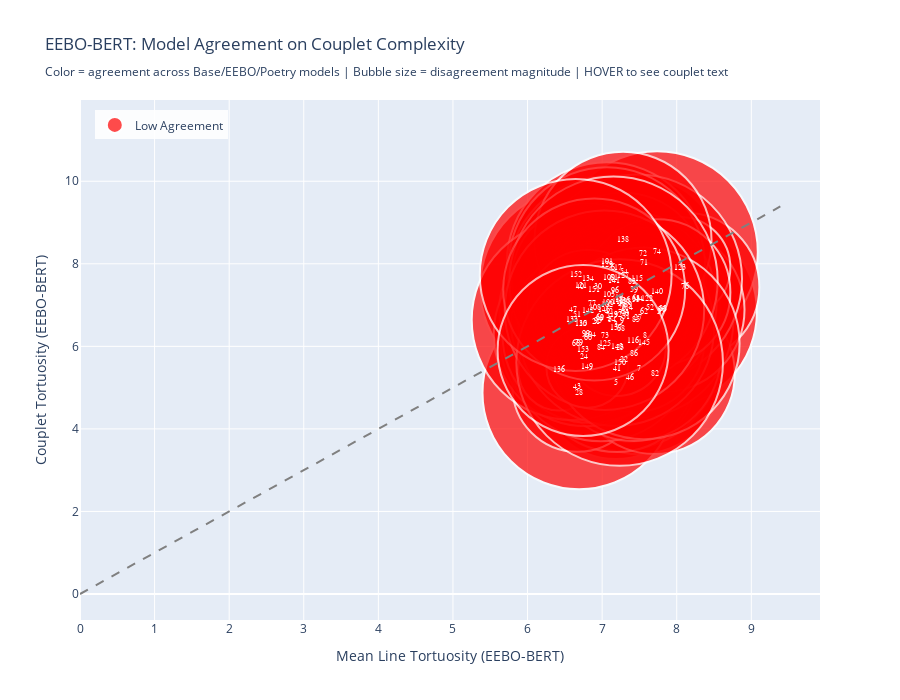

Notebook code cell kept with this figure:
### Code cell
# Option 2: Model Agreement Visualization
# Show which sonnets all models agree/disagree on WITH COUPLET TEXT

# Merge data from all three models
merged = results['base_layer3'][['sonnet', 'semantic_tortuosity', 'couplet_tortuosity']].copy()
merged.columns = ['sonnet', 'base_mean', 'base_couplet']

eebo_temp = results['eebo_semantic'][['sonnet', 'mean_line_tortuosity', 'couplet_tortuosity']].copy()
eebo_temp.columns = ['sonnet', 'eebo_mean', 'eebo_couplet']
merged = merged.merge(eebo_temp, on='sonnet')

poetry_temp = results['poetry_semantic'][['sonnet', 'mean_line_tortuosity', 'couplet_tortuosity']].copy()
poetry_temp.columns = ['sonnet', 'poetry_mean', 'poetry_couplet']
merged = merged.merge(poetry_temp, on='sonnet')

# Calculate couplet ratios for each model
merged['base_ratio'] = merged['base_couplet'] / merged['base_mean']
merged['eebo_ratio'] = merged['eebo_couplet'] / merged['eebo_mean']
merged['poetry_ratio'] = merged['poetry_couplet'] / merged['poetry_mean']

# Calculate standard deviation across models (disagreement measure)
merged['ratio_std'] = merged[['base_ratio', 'eebo_ratio', 'poetry_ratio']].std(axis=1)
merged['ratio_mean'] = merged[['base_ratio', 'eebo_ratio', 'poetry_ratio']].mean(axis=1)

# Add couplet text
merged['couplet_text'] = merged['sonnet'].apply(lambda x: couplet_lookup.get(x, "Not available"))

# Categorize by agreement level
merged['agreement'] = pd.cut(merged['ratio_std'], 
                             bins=[0, 0.05, 0.1, 1.0], 
                             labels=['High Agreement', 'Medium Agreement', 'Low Agreement'])

fig = go.Figure()

# Color by agreement level
agreement_colors = {
    'High Agreement': 'rgb(0, 176, 80)',      # Green
    'Medium Agreement': 'rgb(255, 192, 0)',   # Yellow/Orange  
    'Low Agreement': 'rgb(255, 0, 0)'        # Red
}

for agreement_level in ['High Agreement', 'Medium Agreement', 'Low Agreement']:
    group_data = merged[merged['agreement'] == agreement_level]
    
    fig.add_trace(go.Scatter(
        x=group_data['eebo_mean'],
        y=group_data['eebo_couplet'],
        mode='markers+text',
        marker=dict(
            size=group_data['ratio_std'] * 200 + 10,  # Size = disagreement
            color=agreement_colors[agreement_level],
            opacity=0.7,
            line=dict(width=2, color='white')
        ),
        text=group_data['sonnet'],
        textposition='middle center',
        textfont=dict(size=8, color='white', family='Arial Black'),
        name=agreement_level,
        hovertemplate='<b>Sonnet %{text}</b><br>' +
                      '<i>%{customdata[2]}</i><br><br>' +  # Couplet text
                      'Mean Line: %{x:.3f}<br>' +
                      'Couplet: %{y:.3f}<br>' +
                      'Model StdDev: %{customdata[0]:.3f}<br>' +
                      'Avg Ratio: %{customdata[1]:.3f}<br>' +
                      '<b>Ratios:</b> Base=%{customdata[3]:.2f}, EEBO=%{customdata[4]:.2f}, Poetry=%{customdata[5]:.2f}' +
                      '<extra></extra>',
        customdata=group_data[['ratio_std', 'ratio_mean', 'couplet_text', 'base_ratio', 'eebo_ratio', 'poetry_ratio']].values
    ))

# Add diagonal
max_val = max(merged['eebo_mean'].max(), merged['eebo_couplet'].max())
fig.add_trace(go.Scatter(
    x=[0, max_val],
    y=[0, max_val],
    mode='lines',
    line=dict(color='gray', dash='dash', width=2),
    showlegend=False,
    hoverinfo='skip'
))

fig.update_layout(
    title='EEBO-BERT: Model Agreement on Couplet Complexity<br>' +
          '<sub>Color = agreement across Base/EEBO/Poetry models | Bubble size = disagreement magnitude | HOVER to see couplet text</sub>',
    xaxis_title='Mean Line Tortuosity (EEBO-BERT)',
    yaxis_title='Couplet Tortuosity (EEBO-BERT)',
    height=700,
    width=900,
    hovermode='closest',
    legend=dict(x=0.02, y=0.98, bgcolor='rgba(255,255,255,0.9)')
)

fig.show()

# Print interesting cases WITH COUPLET TEXT
print("\n" + "="*80)
print("MODEL AGREEMENT ANALYSIS")
print("="*80)
print(f"\nHigh agreement sonnets: {len(merged[merged['agreement'] == 'High Agreement'])}")
print(f"Medium agreement sonnets: {len(merged[merged['agreement'] == 'Medium Agreement'])}")
print(f"Low agreement sonnets: {len(merged[merged['agreement'] == 'Low Agreement'])}")

print("\n" + "="*80)
print("MOST CONTROVERSIAL COUPLETS (models disagree most)")
print("="*80)
top_disagreement = merged.nlargest(10, 'ratio_std')[['sonnet', 'ratio_std', 'base_ratio', 'eebo_ratio', 'poetry_ratio', 'couplet_text']]
for idx, row in top_disagreement.iterrows():
    # Remove HTML line breaks and display nicely
    couplet_lines = row['couplet_text'].replace('<br>', '\n        ')
    print(f"\n  Sonnet {row['sonnet']:3d}: StdDev={row['ratio_std']:.3f}")
    print(f"    Ratios: Base={row['base_ratio']:.2f} EEBO={row['eebo_ratio']:.2f} Poetry={row['poetry_ratio']:.2f}")
    print(f"    Couplet:")
    print(f"        {couplet_lines}")

print("\n" + "="*80)
print("MOST AGREED-UPON COUPLETS (models consensus)")
print("="*80)
low_disagreement = merged.nsmallest(10, 'ratio_std')[['sonnet', 'ratio_std', 'base_ratio', 'eebo_ratio', 'poetry_ratio', 'couplet_text']]
for idx, row in low_disagreement.iterrows():
    couplet_lines = row['couplet_text'].replace('<br>', '\n        ')
    print(f"\n  Sonnet {row['sonnet']:3d}: StdDev={row['ratio_std']:.3f}")
    print(f"    Ratios: Base={row['base_ratio']:.2f} EEBO={row['eebo_ratio']:.2f} Poetry={row['poetry_ratio']:.2f}")
    print(f"    Couplet:")
    print(f"        {couplet_lines}")

### Figure 1 — Plotly figure (JSON) as saved in the notebook; plotly's stock layout.template omitted (floating-point values rounded to 4 significant figures; data arrays with more than 128 entries replaced by an {"elided": "..."} marker saying what was removed)
{"data": [{"customdata": [], "hovertemplate": "<b>Sonnet %{text}</b><br><i>%{customdata[2]}</i><br><br>Mean Line: %{x:.3f}<br>Couplet: %{y:.3f}<br>Model StdDev: %{customdata[0]:.3f}<br>Avg Ratio: %{customdata[1]:.3f}<br><b>Ratios:</b> Base=%{customdata[3]:.2f}, EEBO=%{customdata[4]:.2f}, Poetry=%{customdata[5]:.2f}<extra></extra>", "marker": {"color": "rgb(0, 176, 80)", "line": {"color": "white", "width": 2}, "opacity": 0.7, "size": []}, "mode": "markers+text", "name": "High Agreement", "text": [], "textfont": {"color": "white", "family": "Arial Black", "size": 8}, "textposition": "middle center", "type": "scatter", "x": [], "y": []}, {"customdata": [], "hovertemplate": "<b>Sonnet %{text}</b><br><i>%{customdata[2]}</i><br><br>Mean Line: %{x:.3f}<br>Couplet: %{y:.3f}<br>Model StdDev: %{customdata[0]:.3f}<br>Avg Ratio: %{customdata[1]:.3f}<br><b>Ratios:</b> Base=%{customdata[3]:.2f}, EEBO=%{customdata[4]:.2f}, Poetry=%{customdata[5]:.2f}<extra></extra>", "marker": {"color": "rgb(255, 192, 0)", "line": {"color": "white", "width": 2}, "opacity": 0.7, "size": []}, "mode": "markers+text", "name": "Medium Agreement", "text": [], "textfont": {"color": "white", "family": "Arial Black", "size": 8}, "textposition": "middle center", "type": "scatter", "x": [], "y": []}, {"customdata": {"elided": "102x6 mixed values"}, "hovertemplate": "<b>Sonnet %{text}</b><br><i>%{customdata[2]}</i><br><br>Mean Line: %{x:.3f}<br>Couplet: %{y:.3f}<br>Model StdDev: %{customdata[0]:.3f}<br>Avg Ratio: %{customdata[1]:.3f}<br><b>Ratios:</b> Base=%{customdata[3]:.2f}, EEBO=%{customdata[4]:.2f}, Poetry=%{customdata[5]:.2f}<extra></extra>", "marker": {"color": "rgb(255, 0, 0)", "line": {"color": "white", "width": 2}, "opacity": 0.7, "size": [140.7, 112.3, 111.1, 152.3, 134.2, 170.2, 119.7, 179.1, 101.7, 161.7, 197.8, 163.8, 199.0, 173.1, 180.2, 137.7, 205.6, 130.7, 169.3, 181.2, 193.2, 194.6, 136.3, 190.4, 150.4, 165.2, 160.4, 199.0, 166.3, 176.0, 130.1, 153.6, 127.7, 146.8, 120.2, 146.6, 147.5, 192.4, 207.2, 172.9, 144.9, 130.2, 187.4, 138.2, 128.5, 104.4, 142.2, 137.6, 150.4, 109.5, 201.5, 148.5, 119.6, 156.4, 200.2, 160.7, 154.8, 186.7, 195.0, 174.3, 115.6, 79.8, 165.0, 171.4, 123.9, 135.0, 183.9, 125.6, 200.1, 183.4, 175.5, 178.8, 122.2, 203.9, 120.8, 209.1, 142.3, 117.8, 129.0, 101.3, 119.5, 166.1, 182.5, 196.4, 143.9, 200.1, 151.6, 139.8, 82.0, 196.0, 177.0, 146.2, 208.3, 120.9, 191.7, 199.4, 98.67, 81.56, 206.6, 182.0, 191.8, 171.0]}, "mode": "markers+text", "name": "Low Agreement", "text": [1.0, 2.0, 3.0, 5.0, 6.0, 7.0, 8.0, 9.0, 10.0, 11.0, 14.0, 17.0, 18.0, 19.0, 21.0, 22.0, 23.0, 24.0, 26.0, 27.0, 28.0, 30.0, 31.0, 33.0, 34.0, 36.0, 39.0, 40.0, 41.0, 42.0, 43.0, 44.0, 46.0, 47.0, 51.0, 52.0, 54.0, 57.0, 58.0, 60.0, 62.0, 63.0, 64.0, 66.0, 68.0, 69.0, 70.0, 71.0, 72.0, 73.0, 74.0, 76.0, 77.0, 79.0, 81.0, 82.0, 83.0, 84.0, 85.0, 86.0, 88.0, 89.0, 90.0, 92.0, 93.0, 96.0, 99.0, 100.0, 101.0, 102.0, 104.0, 105.0, 108.0, 109.0, 114.0, 115.0, 116.0, 121.0, 122.0, 123.0, 125.0, 127.0, 128.0, 129.0, 132.0, 133.0, 134.0, 135.0, 136.0, 137.0, 138.0, 140.0, 141.0, 142.0, 145.0, 146.0, 148.0, 149.0, 150.0, 151.0, 152.0, 153.0], "textfont": {"color": "white", "family": "Arial Black", "size": 8}, "textposition": "middle center", "type": "scatter", "x": [7.093, 7.077, 7.191, 7.183, 7.147, 7.497, 7.581, 7.261, 6.745, 6.97, 7.364, 7.218, 7.219, 7.23, 6.92, 7.298, 7.239, 6.761, 7.264, 7.479, 6.691, 6.951, 7.322, 7.459, 7.138, 7.324, 7.42, 6.699, 7.195, 7.093, 6.669, 7.499, 7.372, 6.604, 6.663, 7.647, 7.297, 7.785, 7.261, 6.812, 7.561, 7.447, 7.305, 6.652, 7.251, 6.97, 7.31, 7.563, 7.553, 7.04, 7.736, 8.113, 6.867, 6.688, 7.158, 7.702, 7.393, 6.983, 7.452, 7.425, 7.811, 7.346, 7.802, 7.211, 6.94, 7.171, 6.779, 7.072, 7.065, 7.063, 6.841, 7.087, 6.898, 7.097, 7.214, 7.474, 7.417, 6.713, 7.6, 8.04, 7.044, 7.282, 7.312, 7.064, 7.179, 6.593, 6.806, 6.716, 6.424, 7.187, 7.28, 7.739, 7.153, 6.81, 7.558, 7.031, 7.194, 6.799, 7.235, 6.893, 6.645, 6.744], "y": [6.662, 6.726, 6.522, 5.117, 7.899, 5.449, 6.252, 6.622, 6.537, 6.679, 6.919, 7.903, 7.116, 7.168, 6.592, 5.674, 5.957, 5.738, 6.933, 6.675, 4.877, 7.429, 6.722, 7.13, 6.641, 7.107, 7.362, 7.429, 5.454, 6.825, 5.021, 7.142, 5.242, 6.875, 6.767, 6.927, 7.812, 6.836, 7.03, 6.209, 6.83, 7.136, 6.823, 6.045, 6.416, 6.675, 6.786, 8.024, 8.245, 6.256, 8.287, 7.439, 7.031, 6.078, 7.644, 5.339, 7.556, 5.962, 6.627, 5.82, 6.898, 7.0, 6.888, 6.761, 6.616, 7.353, 6.294, 7.05, 8.033, 6.993, 6.272, 7.233, 6.925, 7.661, 7.069, 7.63, 6.131, 7.464, 7.141, 7.908, 6.067, 7.707, 7.077, 7.962, 6.749, 6.639, 7.622, 6.538, 5.439, 6.448, 8.57, 7.31, 7.589, 6.866, 6.071, 6.875, 5.995, 5.502, 5.608, 7.376, 7.729, 5.9]}, {"hoverinfo": "skip", "line": {"color": "gray", "dash": "dash", "width": 2}, "mode": "lines", "showlegend": false, "type": "scatter", "x": [0, 9.388], "y": [0, 9.388]}], "layout": {"height": 700, "hovermode": "closest", "legend": {"bgcolor": "rgba(255,255,255,0.9)", "x": 0.02, "y": 0.98}, "title": {"text": "EEBO-BERT: Model Agreement on Couplet Complexity<br><sub>Color = agreement across Base/EEBO/Poetry models | Bubble size = disagreement magnitude | HOVER to see couplet text</sub>"}, "width": 900, "xaxis": {"title": {"text": "Mean Line Tortuosity (EEBO-BERT)"}}, "yaxis": {"title": {"text": "Couplet Tortuosity (EEBO-BERT)"}}}}
